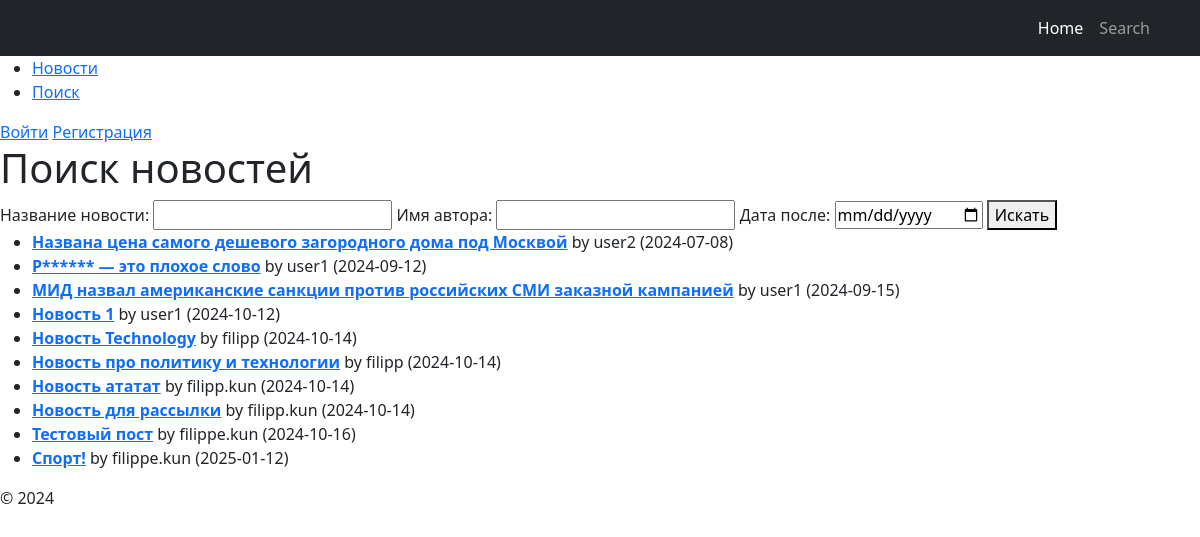
/posts/search/, run on the app's committed database.
### news/models.py (models this page shows, shortened)
class Post(models.Model):
    ARTICLE = 'AR'
    NEWS = 'NW'
    POST_TYPE_CHOICES = [
        (ARTICLE, 'Article'),
        (NEWS, 'News'),
    ]
    author = models.ForeignKey(Author, on_delete=models.CASCADE)
    post_type = models.CharField(max_length=2, choices=POST_TYPE_CHOICES, default=ARTICLE)
    date_created = models.DateTimeField(auto_now_add=True)
    categories = models.ManyToManyField(Category, through='PostCategory')
    title = models.CharField(max_length=255)
    text = models.TextField()
    rating = models.IntegerField(default=0)

class Author(models.Model):
    user = models.OneToOneField(User, on_delete=models.CASCADE)
    rating = models.IntegerField(default=0)

### news/views.py (the view)
# urls.py: path('posts/search/', views.NewsSearchView.as_view(), name='search'),
class NewsSearchView(FilterView):
    model = Post
    template_name = 'search.html'
    context_object_name = 'posts'
    filterset_class = PostFilter

### news/context_processors.py (called while the page is built)
def is_author(request):
    if request.user.is_authenticated:
        return {'is_author': request.user.groups.filter(name='authors').exists()}
    return {'is_author': False}

### news/templatetags/censor.py (called while the page is built)
@register.filter(name='censor')
def censor(value):
    words = value.split()
    censored_text = []
    for word in words:
        clean_word = word.strip('.,!?')  # Убираем знаки препинания для проверки слова
        if clean_word.lower() in BAD_WORDS:
            censored_word = clean_word[0] + '*' * (len(clean_word) - 1)
            censored_text.append(word.replace(clean_word, censored_word))  # Восстанавливаем знаки препинания
        else:
            censored_text.append(word)
    return ' '.join(censored_text)

### templates/search.html
{% extends "default.html" %}
{% load censor %}
{% load i18n %}
{% block content %}
<h1>{% trans "Поиск новостей" %}</h1>
<form method="get" action="{% url 'search' %}">
    <label for="title">{% trans "Название новости" %}:</label>
    <input type="text" name="title" id="title" value="{{ request.GET.title }}">
    <label for="author">{% trans "Имя автора" %}:</label>
    <input type="text" name="author" id="author" value="{{ request.GET.author }}">
    <label for="date_after">{% trans "Дата после" %}:</label>
    <input type="date" name="date_after" id="date_after" value="{{ request.GET.date_after }}">
    <button type="submit">{% trans "Искать" %}</button>
</form>
{% if posts %}
    <ul>
        {% for post in posts %}
            <li>
                <a href="{% url 'post_detail' post.pk %}"><strong>{{ post.title|censor }}</strong></a>
                by {{ post.author.user.username }} ({{ post.date_created|date:"Y-m-d" }})
            </li>
        {% endfor %}
    </ul>
{% else %}
    <p>{% trans "Новостей не найдено. Попробуйте изменить критерии поиска!" %}</p>
{% endif %}
{% endblock %}

### data on the page
Post: title|censor "Названа цена самого дешевого загородного дома под Москвой", author.user.username "user2", date_created "2024-07-08"
Post: title|censor "Р****** — это плохое слово", author.user.username "user1", date_created "2024-09-12"
Post: title|censor "МИД назвал американские санкции против российских СМИ заказной кампанией", author.user.username "user1", date_created "2024-09-15"
Post: title|censor "Новость 1", author.user.username "user1", date_created "2024-10-12"
Post: title|censor "Новость Technology", author.user.username "filipp", date_created "2024-10-14"
Post: title|censor "Новость про политику и технологии", author.user.username "filipp", date_created "2024-10-14"
Post: title|censor "Новость ататат", author.user.username "filipp.kun", date_created "2024-10-14"
Post: title|censor "Новость для рассылки", author.user.username "filipp.kun", date_created "2024-10-14"
Post: title|censor "Тестовый пост", author.user.username "filippe.kun", date_created "2024-10-16"
Post: title|censor "Спорт!", author.user.username "filippe.kun", date_created "2025-01-12"
